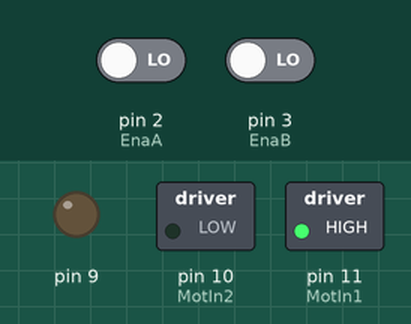
The sketch below on a simulated Arduino Uno, built with avr-gcc and run on an emulated ATmega328P. Shown: switched loads named in the sketch (green lamp = pin HIGH), output pins drawn as LEDs (lit = HIGH). The test bench sets the inputs (shaded band); at power-on: pin 2 (EnaA) LOW, pin 3 (EnaB) LOW. What the sketch prints to the serial monitor is not drawn.

Above: at 1.2 s.
1.3 s: pin 2 (EnaA) driven HIGH
Timing chart, 0 to 4.3 s (numbered marks = the images above; inputs shaded):
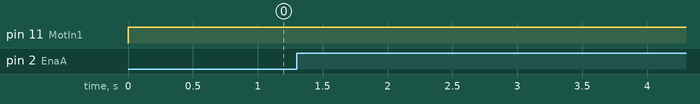

Measured:
- after the input at 1.3 s, every drawn part: stays the same

The sketch:

PID.ino
```cpp
#define EnaA 2
#define EnaB 3
#define MotPWM 9
#define MotIn1 11
#define MotIn2 10
int posit = 0;
float kp=0;
float ki=0;
float kd=0;
float epre=0;
float eint=0;
int ep=0;
int tar = 1000;
int val;
void setup() {
  Serial.begin(9600);
  pinMode(EnaA,INPUT);
  pinMode(EnaB,INPUT);
  pinMode(MotIn1, OUTPUT);
  pinMode(MotIn2, OUTPUT);
  attachInterrupt(digitalPinToInterrupt(EnaA),EncoderRead,RISING);//EnaA pininden digital değerde yükselme algılandığında interrupt modu devreye girer ve EncoderRead fonk çalışır
}
void loop() {
  int temp;
  String val;
  String valu;
  String valType;
  if(Serial.available()>0){//COM1'den veri geliyor mu kontrolü
    valu = Serial.read(); //COM1 gelen değeri okur
    valu.trim();//gelen verilerdeki boşlukları siler
    valu.toLowerCase();// bütün büyük harfleri küçük harf yapar
    temp = valu.indexOf(':');//gelen veri için de : olan değerin konumu bulur
    valType = valu.substring(0,temp);// ilk değerden :'in olduğu konuma kadar string olarak böler
    val = valu.substring(temp+1); // : dan başlar ve sona kadar olan kısmı bir strin olarak böler
    if(valType.equals('kp')){ // ilk bölünen parça kp diye kontrol eder
      kp = val.toInt(); // ikinci kısmı kp integer değeri olarak atar
    }
    if(valType.equals("ki")){// ilk bölünen parça ki diye kontrol eder
      ki = val.toInt(); // ikinci kısmı ki integer değeri olarak atar
    }
    if(valType.equals("kd")){// ilk bölünen parça kd diye kontrol eder
      kd = val.toInt(); // ikinci kısmı kd integer değeri olarak atar
    }
  }
  long currT = micros();//döngünün micro saniyesin olara alıyor
  float deltaT=((float)(currT-ep))/1.0e6; //zaman farkını saniye ceviriyor
  ep = currT; //şu an ki zamanı önceki zamana eşitliyor
  int e = tar-posit; // istenilen konum ile şu an ki konum arasındaki hata bulunuyor

  float dert = (e-epre)/deltaT; //türev hesaplaması (e2-e1)/dt
  float eint = eint + e*deltaT; //integral hesaplaması
  float Ut= kp*e + ki*eint + kd*dert;//u(t) hesaplanması

  float pwr = fabs(Ut); //ondalık sayı mutlak değeri alan fonk.
  if(pwr>255){
    // Ut mutlak değer max değerinden büyük olamayacağı için max değer yaptık
    pwr = 255;
  }
  // yön ileri olarak ayarlandı Ut negatif ise değiştirdik
  int direc = 1;
  if(Ut<0){
    direc = -1;
  }
  Motor(direc,pwr,MotPWM,MotIn1,MotIn2);// motor çalışması için gerekli veriler ile gönderdik
  epre=e; // şu an ki hatayı eski hata değerine atadık
  Serial.print(tar);
  Serial.print("-->");
  Serial.println(posit);
  Serial.print("\n");
}
void Motor(int Mdir, int PWMVal, int pwm, int in1, int in2){
  analogWrite(pwm,PWMVal);// motorun dönüş hızı ayarlandı
  if(Mdir==1){//ileri yönde ise motorlar çalıştı
    digitalWrite(in1, HIGH);
    digitalWrite(in2, LOW);
  }
  else if(Mdir==-1){// geri yön için motorlar çalıştı
    digitalWrite(in1, LOW);
    digitalWrite(in2, HIGH);
  }
  else{// motorları durdurduk
    digitalWrite(in1, LOW);
    digitalWrite(in2, LOW);
  }
}
void EncoderRead(){
  int b = digitalRead(EnaB);//EnaA pin tetiklendiği an EnaB değeri okundu
  if(b>0){//eğer EnaB değeri 0 değil ise saat yönünde dönüş algılandı
    posit ++; //saat yönünde dönüş ileri yönde pozisyonu değeri artır
  }
  else{//eğer EnaB değeri 0  ise saat yönünün tersine dönüş algılandı
    posit --; //saat yönünde tersi dönüş geri yönde pozisyonu değeri azaltıldı
  }
  b=0;
}
```
